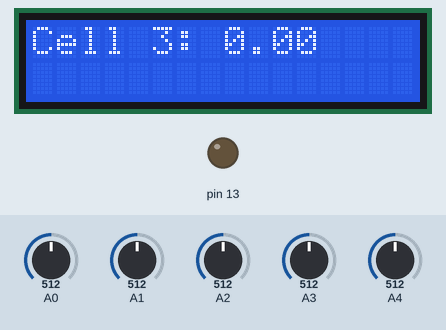
This sketch was run on a simulated Arduino Uno, built with avr-gcc and run on an emulated ATmega328P. Shown: 16×2 character LCD, output pins drawn as LEDs (lit = HIGH). The inputs (shaded band) are chosen by the test bench; at power-on: A0 = 512, A1 = 512, A2 = 512, A3 = 512, A4 = 512.

Above: at 2.4 s.
At 4.2 s:
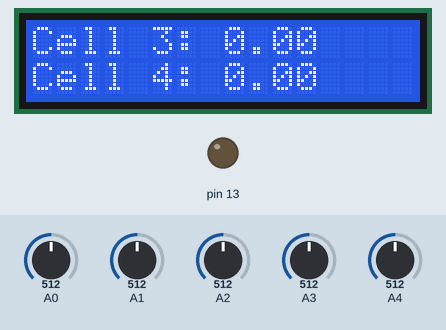
4.3 s: A0 set to 716
At 5.8 s:
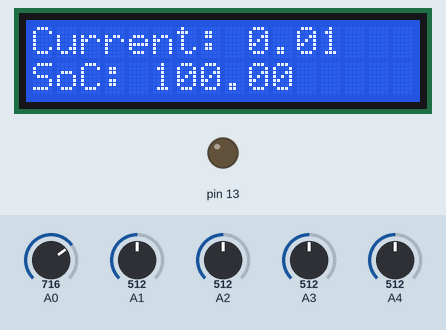
At 7.3 s:
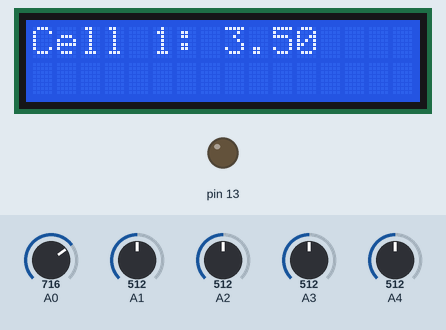
Timing chart, 0 to 8.8 s (numbered marks = the images above; inputs shaded):
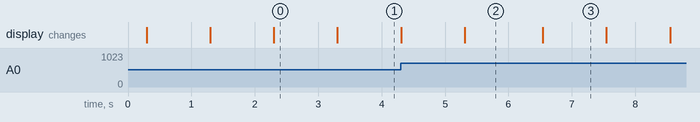

The sketch:

EDL.ino
```cpp
double vbat_1, vbat_2, vbat_3, vbat_4, curr,d2,d3,d4;
double t1,t2;
double initial_soc = 0.95;
double total_charge = 1500*3600*initial_soc;
double charge_out = 0;
double current_soc;
double adcValue = 0;
double adcVoltage;
double currentValue;
double const k = 10.0/1.8;
const double sensitivity = 185.0;
const int offsetVoltage = 2500;
#include<LiquidCrystal.h>
LiquidCrystal lcd(12, 11, 5, 4, 3, 2);
void setup() {
  // put your setup code here, to run once:
 pinMode(13,OUTPUT);
 pinMode(A0,INPUT);
 pinMode(A1,INPUT);
 pinMode(A2,INPUT);
 pinMode(A3,INPUT);
 pinMode(A4,INPUT);
 lcd.begin(16, 2);
}

void loop() {
  // put your main code here, to run repeatedly:
  t1 = millis();
  vbat_1 = 0;
  vbat_2 = 0;
  vbat_3 = 0;
  vbat_4 = 0;
  curr = 0;
  for(int i = 0; i<10; i++)
  {
    vbat_1 += analogRead(A0)*5.0/1024.0;
    delay(3);
    vbat_2 += analogRead(A1)*k*5.0/1024.0;
    delay(3);
    vbat_3 += analogRead(A2)*k*5.0/1024.0;
    delay(3);
    vbat_4 += analogRead(A3)*k*5.0/1024.0;
    delay(3);
    adcValue = analogRead(A4);
    adcVoltage = adcValue *4.88;
    currentValue = abs((adcVoltage - 2500) / 185.0);
    curr = curr+currentValue;
    delay(10);
  }

  vbat_1 /= 10.0;
  vbat_2 /= 10.0;
  vbat_3 /= 10.0;
  vbat_4 /= 10.0;
  d2 = vbat_2;
  d3 = vbat_3;
  d4 = vbat_4;
  vbat_2 -= vbat_1;
  vbat_3 -= d2;
  vbat_4 -= d3;
  curr /= 10;

 lcd.clear();
  lcd.setCursor(0, 0);
  lcd.print("Cell 1: ");
  lcd.setCursor(8, 0);
  lcd.print(vbat_1);
  delay(1000);
  lcd.setCursor(0, 1);
  lcd.print("Cell 2: ");
  lcd.setCursor(8, 1);
  lcd.print(vbat_2);
  delay(1000);

  lcd.clear();
  lcd.setCursor(0, 0);
  lcd.print("Cell 3: ");
  lcd.setCursor(8, 0);
  lcd.print(vbat_3);
  delay(1000);
  lcd.setCursor(0, 1);
  lcd.print("Cell 4: ");
  lcd.setCursor(8, 1);
  lcd.print(vbat_4);
  delay(1000);

  lcd.clear();
  lcd.setCursor(0, 0);
  lcd.print("Current: ");
  lcd.setCursor(9, 0);
  lcd.print(curr) ;
  delay(1000);
  t2 = millis();
  charge_out += abs(curr*(t2-t1)*1/100.0);
  current_soc = (total_charge - charge_out)/(total_charge)*100.0;
  lcd.setCursor(0, 1);
  lcd.print("SoC: ");
  lcd.setCursor(5, 1);
  lcd.print(current_soc);
  delay(1000);
}
```

Measured:
- what the display in image 0 shows lasts 1.0 s, from 2.3 s to 3.3 s
- what the display in image 2 shows lasts 1.2 s, from 5.3 s to 6.5 s
